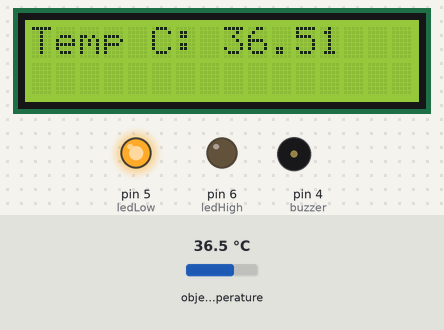
The sketch below on a simulated Arduino Uno, built with avr-gcc and run on an emulated ATmega328P. Shown: 16×2 character LCD, output pins drawn as LEDs (lit = HIGH), buzzer (waves = sounding). The inputs (shaded band) are chosen by the test bench; at power-on: object temperature 36.5 °C. What the sketch prints to the serial monitor is not drawn.

Above: at 3.2 s.
3.3 s: object temperature set to 37.4 °C
At 5.0 s:
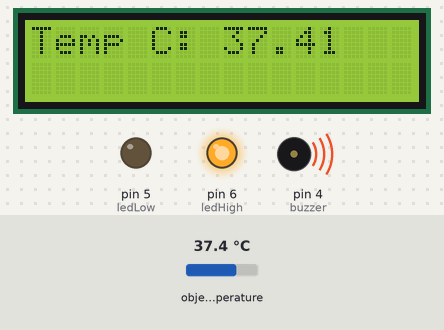
5.5 s: object temperature set to 20 °C
At 6.8 s:
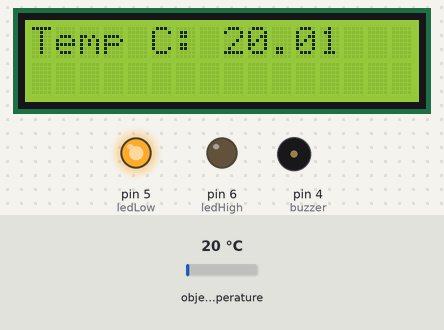
7.5 s: object temperature set to 26 °C
At 8.6 s:
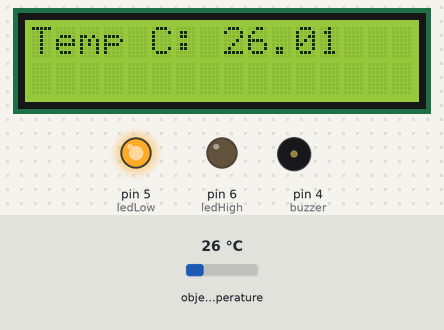
Timing chart, 0 to 10.5 s (numbered marks = the images above; inputs shaded):
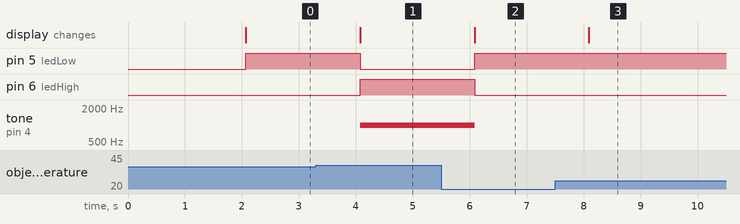

The sketch:

Arduino_MLX90614_Sensor.ino
```cpp
#include <Wire.h>
#include <Adafruit_MLX90614.h>
#include <LiquidCrystal.h>

Adafruit_MLX90614 mlx = Adafruit_MLX90614();
LiquidCrystal lcd(12, 11, 10, 9, 8, 7);

const int ledHigh = 6;
const int ledLow = 5;
const int buzzer = 4;

const float highTempThreshold = 37.0;

void setup() {
  Serial.begin(9600);
  if (!mlx.begin()) {
    Serial.println("Error connecting to MLX90614 sensor. Check wiring!");
    while (1)
      ;
  }
  lcd.begin(16, 2);
  lcd.print("Temp Monitor");
  delay(2000);
  lcd.clear();

  pinMode(ledHigh, OUTPUT);
  pinMode(ledLow, OUTPUT);
  pinMode(buzzer, OUTPUT);
}

void loop() {
  float objectTemp = mlx.readObjectTempC();

  Serial.print("Object Temp: ");
  Serial.print(objectTemp);
  Serial.println(" C");

  lcd.setCursor(0, 0);
  lcd.print("Temp C: ");
  lcd.print(objectTemp, 2);
  lcd.print("  ");

  if (objectTemp >= highTempThreshold) {
    digitalWrite(ledHigh, HIGH);
    digitalWrite(ledLow, LOW);
    tone(buzzer, 1000);
  } else {
    digitalWrite(ledHigh, LOW);
    digitalWrite(ledLow, HIGH);
    noTone(buzzer);
  }
  delay(1000);
}
```

Measured:
- the behaviour switches between 36.9 and 37 °C on object temperature (found by bisection; images 0 and 1)
- after the input at 3.3 s, pin 5 (ledLow): HIGH → LOW after 0.78 s; pin 6 (ledHigh): LOW → HIGH after 0.78 s; tone on pin 4 (buzzer): silent → 1000 Hz after 0.78 s; the display: changes after 0.78 s (image 1)
- after the input at 5.5 s, pin 5 (ledLow): LOW → HIGH after 0.59 s; pin 6 (ledHigh): HIGH → LOW after 0.59 s; tone on pin 4 (buzzer): 1000 Hz → silent after 0.59 s; the display: changes after 0.59 s (image 2)
- after the input at 7.5 s, the display: changes after 0.59 s (image 3)
